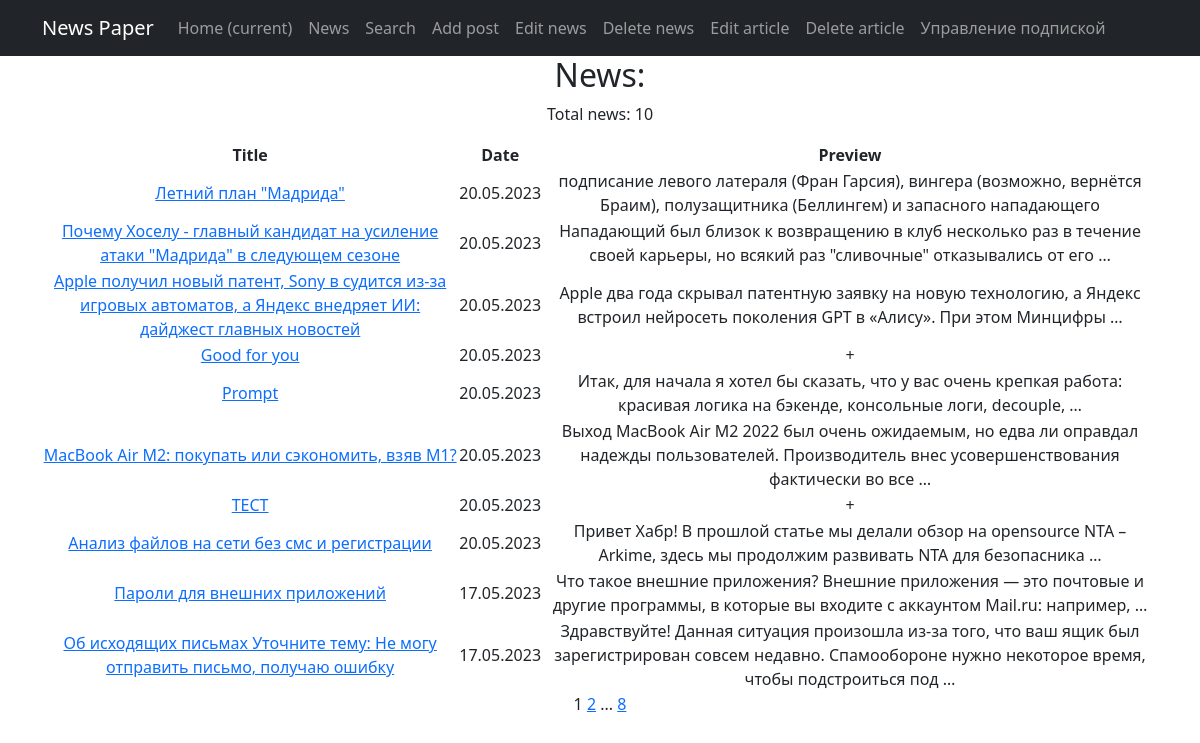
Page /news/ on the committed database.
### news/models.py (models this page shows, shortened)
class Post(models.Model):
    news = "N"
    article = "A"
    KIND_OF_POST = [
        (news, 'новость'),
        (article, 'статья')
    ]
    author = models.ForeignKey(Author, on_delete=models.CASCADE, related_name='posts')
    kind = models.CharField(max_length=1, choices=KIND_OF_POST)
    add_time = models.DateTimeField(auto_now_add=True)
    category = models.ManyToManyField(Category, "PostCategory")
    temporary_categories = models.ManyToManyField(Category, related_name="temporary_posts")
    title = models.CharField(max_length=255)
    content = models.TextField()
    content_rating = models.IntegerField(default=0)
    comments = models.ManyToManyField('Comment', related_name='post_comments')

### news/views.py (the view)
# urls.py: path('', NewsListView.as_view(), name='news_list'),
class NewsListView(ListView):
    model = Post
    ordering = ['-id']
    template_name = 'news_list.html'
    context_object_name = 'posts'
    paginate_by = 10
    def get_context_data(self, **kwargs):
        context = super().get_context_data(**kwargs)
        is_author = self.request.user.groups.filter(name='authors').exists()
        context['is_author'] = is_author
        return context

### news/templatetags/custom_filters.py (called while the page is built)
@register.filter()
def censor(value):
    if isinstance(value, str):
        for word in censored_words:
            if word.lower() in value.lower():
                value = value.replace(word, word[0] + '*' * (len(word) - 1))
        return value
    else:
        raise ValueError('Value must be a string')

### templates/news_list.html (shortened to what this page needs)
{% extends 'flatpages/default.html' %}
{% load custom_filters %}
{% block content %}
<h2>News:</h2>
<p>Total news: {{ posts|length }}</p>
<table>
  <thead>
  <tr>
    <th>Title</th>
    <th>Date</th>
    <th>Preview</th>
  </tr>
  </thead>
  <tbody>
  {% for post in posts %}
  <tr>
    <td><a href="{% url 'news_detail' post.id %}">{{ post.title|censor}}</a></td>
    <td>{{ post.add_time|date:"d.m.Y" }}</td>
    <td>{{ post.content|censor|truncatewords:20 }}</td>
  </tr>
  {% endfor %}
  </tbody>
</table>
{{ page_obj.number }}
{% if page_obj.has_next %}
<a href="?page={{ page_obj.next_page_number }}">{{ page_obj.next_page_number }}</a>
{% if paginator.num_pages != page_obj.next_page_number %}
...
<a href="?page={{ page_obj.paginator.num_pages }}">{{ page_obj.paginator.num_pages }}</a>
{% endif %}
{% endif %}
{% endblock %}

### templates/flatpages/default.html (shortened to what this page needs)
<!DOCTYPE html>
<html lang="en">
<head>
  {% load static %}
  <link href="{% static 'css/styles.css' %}" rel="stylesheet"/>
</head>
<body>
<nav class="navbar navbar-expand-lg navbar-dark bg-dark static top">
  <div class="container">
    <a class="navbar-brand" href="#">News Paper</a>
    <div class="collapse navbar-collapse" id="navbarResponsive">
      <ul class="navbar-nav ml-auto">
        <li class="nav-item active"><a class="nav-link" href="#">Home
          <span class="sr-only">(current)</span>
        </a>
        </li>
        <li class="nav-item">
          <a class="nav-link" href="/news/">News</a>
        </li>
        <li class="nav-item">
          <a class="nav-link" href="/news/search">Search</a>
        </li>
        <li class="nav-item">
          <a class="nav-link" href="/news/create/">Add post</a>
        </li>
        <li class="nav-item">
          <a class="nav-link" href="/news/2/edit/">Edit news</a>
        </li>
        <li class="nav-item">
          <a class="nav-link" href="/news/2/delete/">Delete news</a>
        </li>
        <li class="nav-item">
          <a class="nav-link" href="/articles/2/edit/">Edit article</a>
        </li>
        <li class="nav-item">
          <a class="nav-link" href="/articles/2/delete/">Delete article</a>
        </li>
        <li class="nav-item">
          <a class="nav-link" href="{% url 'categories_list' %}">Управление подпиской</a>
        </li>
      </ul>
    </div>
  </div>
</nav>
<div class="container">
  <div class="row">
    <div class="col-lg-12 text-center">
      {% block content %}{% endblock content %}
    </div>
  </div>
</div>
</body>
</html>

### rows in the picture
Post: title|censor "Летний план \"Мадрида\"", add_time "20.05.2023", content|censor "подписание левого латераля (Фран Гарсия), вингера (возможно, вернётся Браим), полузащитника (Беллингем) и запасного нападающего"
Post: title|censor "Почему Хоселу - главный кандидат на усиление атаки \"Мадрида\" в следующем сезоне", add_time "20.05.2023", content|censor "Нападающий был близок к возвращению в клуб несколько раз в течение своей карьеры, но всякий раз \"сливочные\" отказывались от его …"
Post: title|censor "Apple получил новый патент, Sony в судится из-за игровых автоматов, а Яндекс внедряет ИИ: дайджест главных новостей", add_time "20.05.2023", content|censor "Apple два года скрывал патентную заявку на новую технологию, а Яндекс встроил нейросеть поколения GPT в «Алису». При этом Минцифры …"
Post: title|censor "Good for you", add_time "20.05.2023", content|censor "+"
Post: title|censor "Prompt", add_time "20.05.2023", content|censor "Итак, для начала я хотел бы сказать, что у вас очень крепкая работа: красивая логика на бэкенде, консольные логи, decouple, …"
Post: title|censor "MacBook Air M2: покупать или сэкономить, взяв M1?", add_time "20.05.2023", content|censor "Выход MacBook Air M2 2022 был очень ожидаемым, но едва ли оправдал надежды пользователей. Производитель внес усовершенствования фактически во все …"
Post: title|censor "ТЕСТ", add_time "20.05.2023", content|censor "+"
Post: title|censor "Анализ файлов на сети без смс и регистрации", add_time "20.05.2023", content|censor "Привет Хабр! В прошлой статье мы делали обзор на opensource NTA – Arkime, здесь мы продолжим развивать NTA для безопасника …"
Post: title|censor "Пароли для внешних приложений", add_time "17.05.2023", content|censor "Что такое внешние приложения? Внешние приложения — это почтовые и другие программы, в которые вы входите с аккаунтом Mail.ru: например, …"
Post: title|censor "Об исходящих письмах Уточните тему: Не могу отправить письмо, получаю ошибку", add_time "17.05.2023", content|censor "Здравствуйте! Данная ситуация произошла из-за того, что ваш ящик был зарегистрирован совсем недавно. Спамообороне нужно некоторое время, чтобы подстроиться под …"

### other values in the picture
{{ posts|length }} "10"
{{ page_obj.number }} "1"
{{ page_obj.next_page_number }} "2"
{{ page_obj.paginator.num_pages }} "8"
